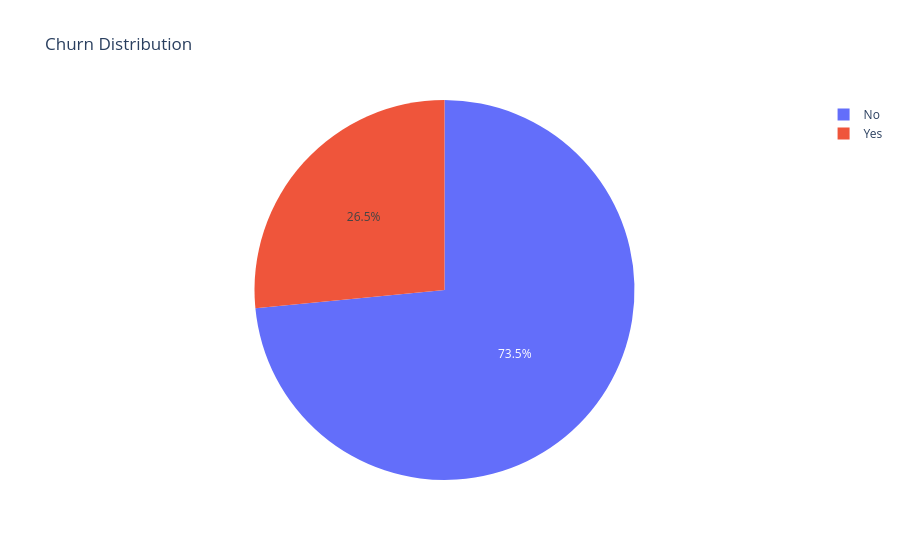

This figure's notebook cell:
### Code cell
churn_counts = df["Churn"].value_counts().reset_index()
churn_counts.columns = ["Churn", "Count"]
fig = px.pie(churn_counts, names="Churn", values="Count", title="Churn Distribution")
fig.show()

### Figure 1 — Plotly figure (JSON) as saved in the notebook; plotly's stock layout.template omitted (floating-point values rounded to 4 significant figures)
{"data": [{"domain": {"x": [0, 1], "y": [0, 1]}, "hovertemplate": "Churn=%{label}<br>Count=%{value}<extra></extra>", "labels": ["No", "Yes"], "legendgroup": "", "name": "", "showlegend": true, "type": "pie", "values": [5174, 1869]}], "layout": {"legend": {"tracegroupgap": 0}, "title": {"text": "Churn Distribution"}}}
